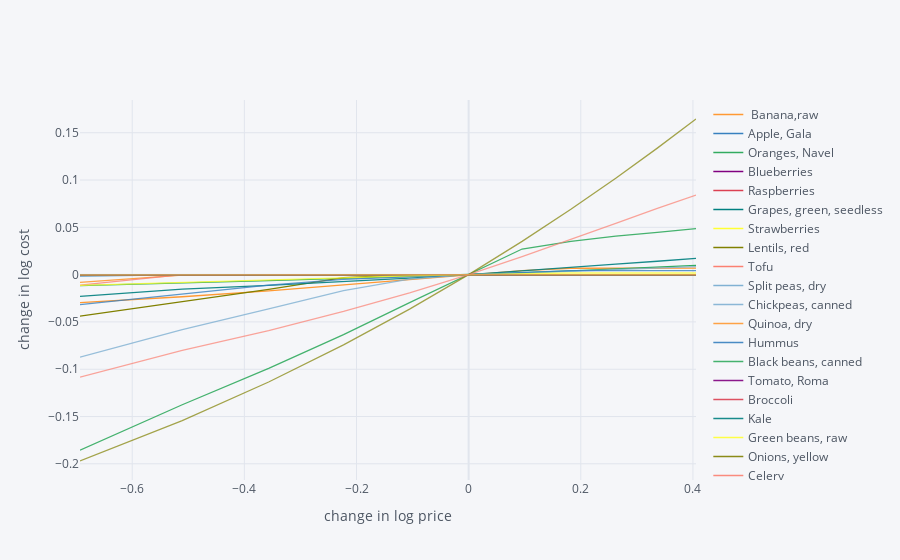

Write notebook code for a chart like this one.
### Markdown cell above
As prices change, we should expect the minimum cost diet to also
  change.  The code below creates a graph which changes prices away
  from the \`base&rsquo; case one food at a time, and plots changes in total
  diet cost.

### Code cell
import cufflinks as cf
cf.go_offline()

scale = [.5,.6,.7,.8,.9,1.,1.1,1.2,1.3,1.4,1.5]

cost0 = solve_subsistence_problem(FoodNutrients,Prices,diet_min[group],diet_max[group],tol=tol).fun

Price_response={}
for s in scale:
    cost = {}
    for i,p in enumerate(Prices):
        my_p = Prices.copy()
        my_p[i] = p*s
        result = solve_subsistence_problem(FoodNutrients,my_p,diet_min[group],diet_max[group],tol=tol)
        cost[Prices.index[i]] = np.log(result.fun/cost0)
    Price_response[np.log(s)] = cost

Price_response = pd.DataFrame(Price_response).T
Price_response.iplot(xTitle='change in log price',yTitle='change in log cost')

### Figure 1 — Plotly figure (JSON) as saved in the notebook; plotly's stock layout.template omitted (floating-point values rounded to 4 significant figures)
{"data": [{"line": {"color": "rgba(255, 153, 51, 1.0)", "dash": "solid", "shape": "linear", "width": 1.3}, "mode": "lines", "name": " Banana,raw", "text": "", "type": "scatter", "x": [-0.6931, -0.5108, -0.3567, -0.2231, -0.1054, 0, 0.09531, 0.1823, 0.2624, 0.3365, 0.4055], "y": [-0.02965, -0.0234, -0.01718, -0.01101, -0.005386, 0, 0.004234, 0.006742, 0.006819, 0.006819, 0.006819]}, {"line": {"color": "rgba(55, 128, 191, 1.0)", "dash": "solid", "shape": "linear", "width": 1.3}, "mode": "lines", "name": "Apple, Gala", "text": "", "type": "scatter", "x": [-0.6931, -0.5108, -0.3567, -0.2231, -0.1054, 0, 0.09531, 0.1823, 0.2624, 0.3365, 0.4055], "y": [-1.572e-08, -1.572e-08, -1.565e-08, -1.266e-08, -3.474e-09, 0, -1.453e-08, -1.346e-08, -1.505e-08, -1.556e-08, -1.061e-08]}, {"line": {"color": "rgba(50, 171, 96, 1.0)", "dash": "solid", "shape": "linear", "width": 1.3}, "mode": "lines", "name": "Oranges, Navel", "text": "", "type": "scatter", "x": [-0.6931, -0.5108, -0.3567, -0.2231, -0.1054, 0, 0.09531, 0.1823, 0.2624, 0.3365, 0.4055], "y": [-0.01171, -0.009013, -0.006319, -0.00393, -0.001963, 0, 0.001959, 0.003914, 0.005866, 0.007814, 0.009757]}, {"line": {"color": "rgba(128, 0, 128, 1.0)", "dash": "solid", "shape": "linear", "width": 1.3}, "mode": "lines", "name": "Blueberries", "text": "", "type": "scatter", "x": [-0.6931, -0.5108, -0.3567, -0.2231, -0.1054, 0, 0.09531, 0.1823, 0.2624, 0.3365, 0.4055], "y": [7.677e-09, 5.253e-09, 2.823e-09, 5.472e-10, -9.464e-10, 0, -2.198e-09, -5.888e-09, -9.493e-09, -1.223e-08, -1.398e-08]}, {"line": {"color": "rgba(219, 64, 82, 1.0)", "dash": "solid", "shape": "linear", "width": 1.3}, "mode": "lines", "name": "Raspberries", "text": "", "type": "scatter", "x": [-0.6931, -0.5108, -0.3567, -0.2231, -0.1054, 0, 0.09531, 0.1823, 0.2624, 0.3365, 0.4055], "y": [-7.032e-10, -7.638e-10, -4.864e-10, -4.044e-10, 3.345e-11, 0, -9.174e-10, -2.389e-09, -4.105e-09, -5.832e-09, -7.419e-09]}, {"line": {"color": "rgba(0, 128, 128, 1.0)", "dash": "solid", "shape": "linear", "width": 1.3}, "mode": "lines", "name": "Grapes, green, seedless", "text": "", "type": "scatter", "x": [-0.6931, -0.5108, -0.3567, -0.2231, -0.1054, 0, 0.09531, 0.1823, 0.2624, 0.3365, 0.4055], "y": [-9.048e-09, -6.657e-09, -4.474e-09, -2.57e-09, -1.045e-09, 0, 4.998e-10, 4.333e-10, -1.681e-10, -1.229e-09, -2.644e-09]}, {"line": {"color": "rgba(255, 255, 51, 1.0)", "dash": "solid", "shape": "linear", "width": 1.3}, "mode": "lines", "name": "Strawberries", "text": "", "type": "scatter", "x": [-0.6931, -0.5108, -0.3567, -0.2231, -0.1054, 0, 0.09531, 0.1823, 0.2624, 0.3365, 0.4055], "y": [-1.056e-08, -7.177e-09, -4.475e-09, -2.332e-09, -8.384e-10, 0, 3.549e-10, 2.251e-10, -3.577e-10, -1.329e-09, -2.604e-09]}, {"line": {"color": "rgba(128, 128, 0, 1.0)", "dash": "solid", "shape": "linear", "width": 1.3}, "mode": "lines", "name": "Lentils, red", "text": "", "type": "scatter", "x": [-0.6931, -0.5108, -0.3567, -0.2231, -0.1054, 0, 0.09531, 0.1823, 0.2624, 0.3365, 0.4055], "y": [-0.04398, -0.02882, -0.01551, -0.003129, 2.356e-07, 0, -7.289e-09, -8.941e-09, -9.708e-09, -1.021e-08, -1.06e-08]}, {"line": {"color": "rgba(251, 128, 114, 1.0)", "dash": "solid", "shape": "linear", "width": 1.3}, "mode": "lines", "name": "Tofu", "text": "", "type": "scatter", "x": [-0.6931, -0.5108, -0.3567, -0.2231, -0.1054, 0, 0.09531, 0.1823, 0.2624, 0.3365, 0.4055], "y": [-1.552e-08, -1.484e-08, -1.192e-08, -7.308e-09, -3.06e-09, 0, 1.854e-09, 2.744e-09, 2.749e-09, 2.974e-09, 3.525e-09]}, {"line": {"color": "rgba(128, 177, 211, 1.0)", "dash": "solid", "shape": "linear", "width": 1.3}, "mode": "lines", "name": "Split peas, dry", "text": "", "type": "scatter", "x": [-0.6931, -0.5108, -0.3567, -0.2231, -0.1054, 0, 0.09531, 0.1823, 0.2624, 0.3365, 0.4055], "y": [-0.001919, -1.134e-08, -1.524e-08, -1.451e-08, -6.94e-09, 0, 3.623e-09, 5.104e-09, 6.024e-09, 3.863e-09, 5.493e-09]}, {"line": {"color": "rgba(128, 177, 211, 0.8999999999999999)", "dash": "solid", "shape": "linear", "width": 1.3}, "mode": "lines", "name": "Chickpeas, canned", "text": "", "type": "scatter", "x": [-0.6931, -0.5108, -0.3567, -0.2231, -0.1054, 0, 0.09531, 0.1823, 0.2624, 0.3365, 0.4055], "y": [8.898e-10, 8.595e-10, 7.183e-10, 5.103e-10, 2.648e-10, 0, -2.728e-10, -5.467e-10, -8.177e-10, -1.083e-09, -1.342e-09]}, {"line": {"color": "rgba(255, 153, 51, 0.8999999999999999)", "dash": "solid", "shape": "linear", "width": 1.3}, "mode": "lines", "name": "Quinoa, dry", "text": "", "type": "scatter", "x": [-0.6931, -0.5108, -0.3567, -0.2231, -0.1054, 0, 0.09531, 0.1823, 0.2624, 0.3365, 0.4055], "y": [-0.008258, -0.0006287, 3.838e-08, 8.282e-09, 2.483e-09, 0, -1.414e-09, -2.347e-09, -3.02e-09, -3.538e-09, -3.954e-09]}, {"line": {"color": "rgba(55, 128, 191, 0.8999999999999999)", "dash": "solid", "shape": "linear", "width": 1.3}, "mode": "lines", "name": "Hummus", "text": "", "type": "scatter", "x": [-0.6931, -0.5108, -0.3567, -0.2231, -0.1054, 0, 0.09531, 0.1823, 0.2624, 0.3365, 0.4055], "y": [-4.621e-09, 1.475e-09, 3.361e-09, 3.042e-09, 1.696e-09, 0, -1.699e-09, -3.384e-09, -4.948e-09, -6.28e-09, -7.429e-09]}, {"line": {"color": "rgba(50, 171, 96, 0.8999999999999999)", "dash": "solid", "shape": "linear", "width": 1.3}, "mode": "lines", "name": "Black beans, canned", "text": "", "type": "scatter", "x": [-0.6931, -0.5108, -0.3567, -0.2231, -0.1054, 0, 0.09531, 0.1823, 0.2624, 0.3365, 0.4055], "y": [-0.1857, -0.1375, -0.09906, -0.06338, -0.02961, 0, 0.02708, 0.03524, 0.0407, 0.04472, 0.04872]}, {"line": {"color": "rgba(128, 0, 128, 0.8999999999999999)", "dash": "solid", "shape": "linear", "width": 1.3}, "mode": "lines", "name": "Tomato, Roma", "text": "", "type": "scatter", "x": [-0.6931, -0.5108, -0.3567, -0.2231, -0.1054, 0, 0.09531, 0.1823, 0.2624, 0.3365, 0.4055], "y": [-9.705e-09, -6.577e-09, -4.253e-09, -2.392e-09, -9.561e-10, 0, 4.043e-10, 2.133e-10, -5.623e-10, -1.854e-09, -3.543e-09]}, {"line": {"color": "rgba(219, 64, 82, 0.8999999999999999)", "dash": "solid", "shape": "linear", "width": 1.3}, "mode": "lines", "name": "Broccoli", "text": "", "type": "scatter", "x": [-0.6931, -0.5108, -0.3567, -0.2231, -0.1054, 0, 0.09531, 0.1823, 0.2624, 0.3365, 0.4055], "y": [-1.556e-08, -1.577e-08, -1.553e-08, -9.858e-09, -3.718e-09, 0, -4.79e-09, -1.5e-08, -1.564e-08, -1.564e-08, -1.562e-08]}, {"line": {"color": "rgba(0, 128, 128, 0.8999999999999999)", "dash": "solid", "shape": "linear", "width": 1.3}, "mode": "lines", "name": "Kale", "text": "", "type": "scatter", "x": [-0.6931, -0.5108, -0.3567, -0.2231, -0.1054, 0, 0.09531, 0.1823, 0.2624, 0.3365, 0.4055], "y": [-0.0229, -0.01527, -0.01143, -0.007608, -0.003797, 0, 0.003782, 0.00755, 0.01106, 0.01416, 0.01725]}, {"line": {"color": "rgba(255, 255, 51, 0.8999999999999999)", "dash": "solid", "shape": "linear", "width": 1.3}, "mode": "lines", "name": "Green beans, raw", "text": "", "type": "scatter", "x": [-0.6931, -0.5108, -0.3567, -0.2231, -0.1054, 0, 0.09531, 0.1823, 0.2624, 0.3365, 0.4055], "y": [-2.458e-09, -1.54e-08, -1.574e-08, -1.505e-08, -1.049e-08, 0, 1.297e-08, 2.546e-08, 3.587e-08, 5.596e-08, 7.461e-08]}, {"line": {"color": "rgba(128, 128, 0, 0.8999999999999999)", "dash": "solid", "shape": "linear", "width": 1.3}, "mode": "lines", "name": "Onions, yellow", "text": "", "type": "scatter", "x": [-0.6931, -0.5108, -0.3567, -0.2231, -0.1054, 0, 0.09531, 0.1823, 0.2624, 0.3365, 0.4055], "y": [-4.676e-09, -2.645e-09, -1.4e-09, -6.48e-10, -2.152e-10, 0, 5.692e-11, -8.324e-12, -1.725e-10, -4.196e-10, -7.376e-10]}, {"line": {"color": "rgba(251, 128, 114, 0.8999999999999999)", "dash": "solid", "shape": "linear", "width": 1.3}, "mode": "lines", "name": "Celery", "text": "", "type": "scatter", "x": [-0.6931, -0.5108, -0.3567, -0.2231, -0.1054, 0, 0.09531, 0.1823, 0.2624, 0.3365, 0.4055], "y": [-1.194e-08, -9.954e-09, -7.501e-09, -4.925e-09, -2.394e-09, 0, 2.195e-09, 4.147e-09, 5.835e-09, 7.254e-09, 8.41e-09]}, {"line": {"color": "rgba(251, 128, 114, 0.7999999999999998)", "dash": "solid", "shape": "linear", "width": 1.3}, "mode": "lines", "name": "Potato, Russet", "text": "", "type": "scatter", "x": [-0.6931, -0.5108, -0.3567, -0.2231, -0.1054, 0, 0.09531, 0.1823, 0.2624, 0.3365, 0.4055], "y": [-0.01118, -1.58e-08, 2.036e-09, -1.564e-08, -1.369e-08, 0, 1.281e-08, 3.331e-08, 4.792e-08, 7.087e-08, 9.235e-08]}, {"line": {"color": "rgba(128, 177, 211, 0.7999999999999998)", "dash": "solid", "shape": "linear", "width": 1.3}, "mode": "lines", "name": "Carrot", "text": "", "type": "scatter", "x": [-0.6931, -0.5108, -0.3567, -0.2231, -0.1054, 0, 0.09531, 0.1823, 0.2624, 0.3365, 0.4055], "y": [-0.08718, -0.05813, -0.03613, -0.01685, -0.004767, 0, 0.001683, 0.003363, 0.00504, 0.006714, 0.008386]}, {"line": {"color": "rgba(255, 153, 51, 0.7999999999999998)", "dash": "solid", "shape": "linear", "width": 1.3}, "mode": "lines", "name": "Cucumber", "text": "", "type": "scatter", "x": [-0.6931, -0.5108, -0.3567, -0.2231, -0.1054, 0, 0.09531, 0.1823, 0.2624, 0.3365, 0.4055], "y": [-8.219e-09, -6.042e-09, -4.086e-09, -2.392e-09, -1.014e-09, 0, 6.185e-10, 8.332e-10, 6.581e-10, 1.322e-10, -6.926e-10]}, {"line": {"color": "rgba(55, 128, 191, 0.7999999999999998)", "dash": "solid", "shape": "linear", "width": 1.3}, "mode": "lines", "name": "Avocado", "text": "", "type": "scatter", "x": [-0.6931, -0.5108, -0.3567, -0.2231, -0.1054, 0, 0.09531, 0.1823, 0.2624, 0.3365, 0.4055], "y": [-0.03175, -0.0205, -0.01112, -0.005107, -0.002551, 0, 0.002544, 0.004216, 0.004216, 0.004216, 0.004216]}, {"line": {"color": "rgba(50, 171, 96, 0.7999999999999998)", "dash": "solid", "shape": "linear", "width": 1.3}, "mode": "lines", "name": "Lettuce, Romaine", "text": "", "type": "scatter", "x": [-0.6931, -0.5108, -0.3567, -0.2231, -0.1054, 0, 0.09531, 0.1823, 0.2624, 0.3365, 0.4055], "y": [-1.576e-08, -1.562e-08, -1.546e-08, -1.566e-08, -1.402e-08, 0, -5.403e-09, -6.692e-09, -9.984e-09, -1.344e-08, -1.455e-08]}, {"line": {"color": "rgba(128, 0, 128, 0.7999999999999998)", "dash": "solid", "shape": "linear", "width": 1.3}, "mode": "lines", "name": "Mushrooms", "text": "", "type": "scatter", "x": [-0.6931, -0.5108, -0.3567, -0.2231, -0.1054, 0, 0.09531, 0.1823, 0.2624, 0.3365, 0.4055], "y": [-1.579e-08, -1.531e-08, -1.448e-08, -3.087e-10, -6.42e-10, 0, -1.782e-09, -5.44e-09, -9.667e-09, -1.313e-08, -1.457e-08]}, {"line": {"color": "rgba(219, 64, 82, 0.7999999999999998)", "dash": "solid", "shape": "linear", "width": 1.3}, "mode": "lines", "name": "Spinach", "text": "", "type": "scatter", "x": [-0.6931, -0.5108, -0.3567, -0.2231, -0.1054, 0, 0.09531, 0.1823, 0.2624, 0.3365, 0.4055], "y": [-1.353e-08, 1.585e-07, -1.581e-08, -1.568e-08, -1.549e-08, 0, -5.137e-09, -1.524e-08, -1.512e-08, -1.504e-08, -1.497e-08]}, {"line": {"color": "rgba(0, 128, 128, 0.7999999999999998)", "dash": "solid", "shape": "linear", "width": 1.3}, "mode": "lines", "name": "Rice, White", "text": "", "type": "scatter", "x": [-0.6931, -0.5108, -0.3567, -0.2231, -0.1054, 0, 0.09531, 0.1823, 0.2624, 0.3365, 0.4055], "y": [6.444e-08, 2.819e-08, 1.331e-08, 6.219e-09, 2.347e-09, 0, -1.542e-09, -2.622e-09, -3.417e-09, -4.027e-09, -4.533e-09]}, {"line": {"color": "rgba(255, 255, 51, 0.7999999999999998)", "dash": "solid", "shape": "linear", "width": 1.3}, "mode": "lines", "name": "Tortillas, corn", "text": "", "type": "scatter", "x": [-0.6931, -0.5108, -0.3567, -0.2231, -0.1054, 0, 0.09531, 0.1823, 0.2624, 0.3365, 0.4055], "y": [-0.01135, -0.00812, -0.005168, -0.003029, -0.001282, 0, 0.00128, 0.001721, 0.001721, 0.001721, 0.001721]}, {"line": {"color": "rgba(128, 128, 0, 0.7999999999999998)", "dash": "solid", "shape": "linear", "width": 1.3}, "mode": "lines", "name": "Oats, rolled", "text": "", "type": "scatter", "x": [-0.6931, -0.5108, -0.3567, -0.2231, -0.1054, 0, 0.09531, 0.1823, 0.2624, 0.3365, 0.4055], "y": [-1.449e-08, -1.04e-08, -6.715e-09, -3.835e-09, -1.66e-09, 0, 1.292e-09, 2.318e-09, 3.145e-09, 3.823e-09, 4.385e-09]}, {"line": {"color": "rgba(128, 128, 0, 0.7)", "dash": "solid", "shape": "linear", "width": 1.3}, "mode": "lines", "name": "Soy milk, unsweetened", "text": "", "type": "scatter", "x": [-0.6931, -0.5108, -0.3567, -0.2231, -0.1054, 0, 0.09531, 0.1823, 0.2624, 0.3365, 0.4055], "y": [-0.197, -0.1544, -0.1135, -0.07422, -0.03642, 0, 0.03514, 0.06909, 0.1019, 0.1337, 0.1645]}, {"line": {"color": "rgba(251, 128, 114, 0.7)", "dash": "solid", "shape": "linear", "width": 1.3}, "mode": "lines", "name": "Peanut butter, creamy", "text": "", "type": "scatter", "x": [-0.6931, -0.5108, -0.3567, -0.2231, -0.1054, 0, 0.09531, 0.1823, 0.2624, 0.3365, 0.4055], "y": [-0.1083, -0.08018, -0.0592, -0.03896, -0.01929, 0, 0.01892, 0.03696, 0.05412, 0.07003, 0.08412]}, {"line": {"color": "rgba(128, 177, 211, 0.7)", "dash": "solid", "shape": "linear", "width": 1.3}, "mode": "lines", "name": "Rice, Brown", "text": "", "type": "scatter", "x": [-0.6931, -0.5108, -0.3567, -0.2231, -0.1054, 0, 0.09531, 0.1823, 0.2624, 0.3365, 0.4055], "y": [1.08e-07, 2.933e-08, 9.049e-09, 3.348e-09, 1.093e-09, 0, -6.06e-10, -9.793e-10, -1.232e-09, -1.419e-09, -1.57e-09]}, {"line": {"color": "rgba(255, 153, 51, 0.7)", "dash": "solid", "shape": "linear", "width": 1.3}, "mode": "lines", "name": "Spaghetti, dry", "text": "", "type": "scatter", "x": [-0.6931, -0.5108, -0.3567, -0.2231, -0.1054, 0, 0.09531, 0.1823, 0.2624, 0.3365, 0.4055], "y": [-0.0002654, -2.729e-05, -1.576e-08, 1.324e-07, 3.097e-08, 0, -7.885e-09, -1.058e-08, -1.181e-08, -1.205e-08, -1.222e-08]}], "layout": {"autosize": true, "legend": {"bgcolor": "#F5F6F9", "font": {"color": "#4D5663"}}, "paper_bgcolor": "#F5F6F9", "plot_bgcolor": "#F5F6F9", "title": {"font": {"color": "#4D5663"}}, "xaxis": {"autorange": true, "gridcolor": "#E1E5ED", "range": [-0.6931, 0.4055], "showgrid": true, "tickfont": {"color": "#4D5663"}, "title": {"font": {"color": "#4D5663"}, "text": "change in log price"}, "type": "linear", "zerolinecolor": "#E1E5ED"}, "yaxis": {"autorange": true, "gridcolor": "#E1E5ED", "range": [-0.2171, 0.1846], "showgrid": true, "tickfont": {"color": "#4D5663"}, "title": {"font": {"color": "#4D5663"}, "text": "change in log cost"}, "type": "linear", "zerolinecolor": "#E1E5ED"}}}
